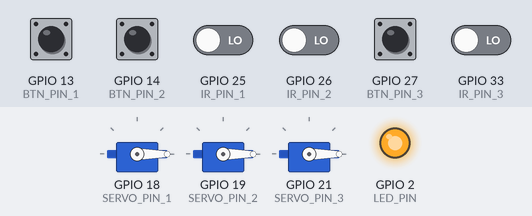
The sketch below on a simulated ESP32. Shown: 3 × servo, output pins drawn as LEDs (lit = HIGH). The inputs (shaded band) are chosen by the test bench; at power-on: GPIO 13 (BTN_PIN_1), GPIO 14 (BTN_PIN_2), GPIO 27 (BTN_PIN_3) HIGH, GPIO 25 (IR_PIN_1), GPIO 26 (IR_PIN_2), GPIO 33 (IR_PIN_3) LOW. WiFi joins after 1.5 s; servers stay silent unless stated; uploads are accepted with an empty reply; what the sketch prints to the serial monitor is not drawn.

Above: at 4.2 s.
4.3 s: GPIO 13 (BTN_PIN_1) pulled LOW for 0.15 s
At 5.3 s:
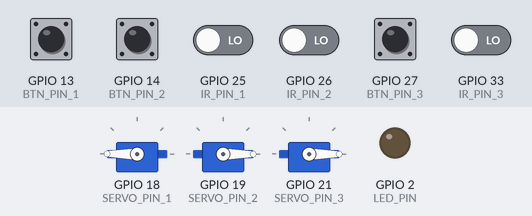
7.2 s: GPIO 14 (BTN_PIN_2) pulled LOW for 0.15 s
At 7.7 s:
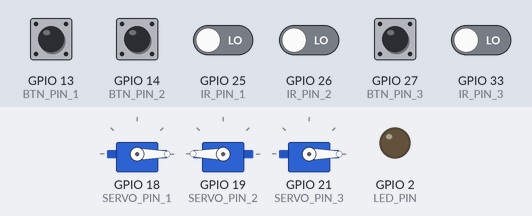
10.1 s: GPIO 27 (BTN_PIN_3) pulled LOW for 0.15 s
At 11.2 s:
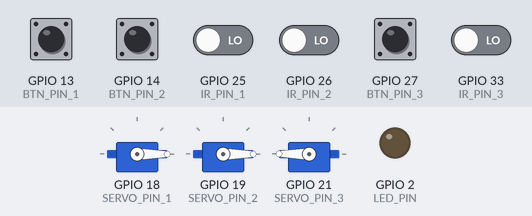
13.0 s: GPIO 27 (BTN_PIN_3) pulled LOW for 1 s
At 14.8 s:
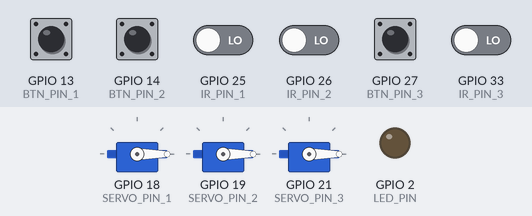
16.4 s: GPIO 13 (BTN_PIN_1) pulled LOW for 1 s
At 19.7 s:
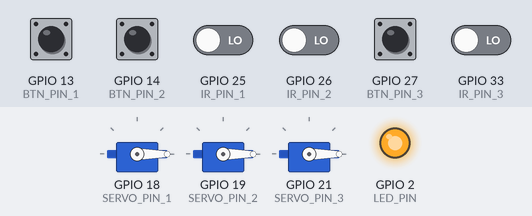
Timing chart, 0 to 20.8 s (numbered marks = the images above; inputs shaded):
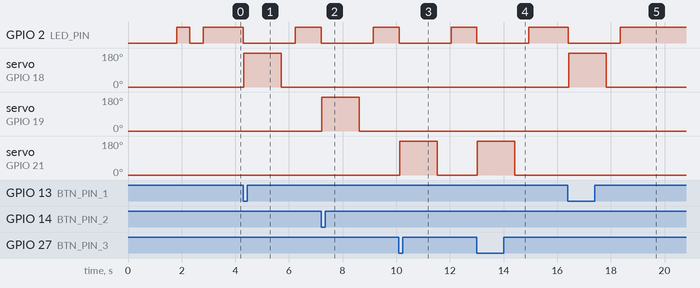

Measured:
- after the input at 4.3 s, GPIO 2 (LED_PIN): HIGH → LOW at once, → HIGH 1.9 s later; servo on GPIO 18 (SERVO_PIN_1): 0° → 180° at once, → 0° 1.4 s later
- after the input at 7.2 s, GPIO 2 (LED_PIN): HIGH → LOW at once, → HIGH 1.9 s later; servo on GPIO 19 (SERVO_PIN_2): 0° → 180° at once, → 0° 1.4 s later
- after the input at 10.1 s, GPIO 2 (LED_PIN): HIGH → LOW at once, → HIGH 1.9 s later; servo on GPIO 21 (SERVO_PIN_3): 0° → 180° at once, → 0° 1.4 s later
- after the input at 13.0 s, GPIO 2 (LED_PIN): HIGH → LOW at once, → HIGH 1.9 s later; servo on GPIO 21 (SERVO_PIN_3): 0° → 180° at once, → 0° 1.4 s later
- after the input at 16.4 s, GPIO 2 (LED_PIN): HIGH → LOW at once, → HIGH 1.9 s later; servo on GPIO 18 (SERVO_PIN_1): 0° → 180° at once, → 0° 1.4 s later

The sketch:

smartvend_esp32.ino
```cpp
/*
  =====================================================================================
  SmartVend AI – AI Powered Smart Vending Machine Firmware
  Target Board: ESP32 NodeMCU 30-Pin CP2102
  Author: SmartVend Engineering Team
  Hardware Components:
    - 3x Push Buttons (Active LOW with internal PULLUP)
    - 3x Servo Motors (SG90 / MG995 180° or 360° continuous rotation)
    - 3x IR Obstacle Avoidance Sensors (Active LOW when beam broken)
    - 1x ESP32 NodeMCU 30-Pin Dev Board
  =====================================================================================
*/

#include <WiFi.h>
#include <HTTPClient.h>
#include <ESP32Servo.h>
#include <ArduinoJson.h> // Requires ArduinoJson v6 or v7

// ================= CONFIGURATION =================
const char* WIFI_SSID     = "YOUR_WIFI_SSID";
const char* WIFI_PASSWORD = "YOUR_WIFI_PASSWORD";

// Backend Server URL (Replace with your computer's local IP where FastAPI is running)
// e.g. "http://192.168.1.100:8000"
const char* SERVER_BASE_URL = "http://192.168.1.100:8000";
const char* MACHINE_ID      = "smartvend_01";

// ================= PIN DEFINITIONS =================
// Push Buttons (Customer slot selection)
const int BTN_PIN_1 = 13;
const int BTN_PIN_2 = 14;
const int BTN_PIN_3 = 27;

// IR Obstacle Detection Sensors (Verify item physically drops)
const int IR_PIN_1  = 25;
const int IR_PIN_2  = 26;
const int IR_PIN_3  = 33;

// Servo Motor PWM Signal Pins
const int SERVO_PIN_1 = 18;
const int SERVO_PIN_2 = 19;
const int SERVO_PIN_3 = 21;

// Status LED (Built-in LED on GPIO 2)
const int LED_PIN = 2;

// ================= SERVO OBJECTS =================
Servo servo1;
Servo servo2;
Servo servo3;

// Timing variables
unsigned long lastHeartbeatTime = 0;
const unsigned long HEARTBEAT_INTERVAL = 30000; // Telemetry ping every 30 seconds
unsigned long lastDebounceTime[3] = {0, 0, 0};
const unsigned long DEBOUNCE_DELAY = 250; // 250ms debounce

bool isDispensing = false;

// ================= SETUP =================
void setup() {
  Serial.begin(115200);
  delay(1000);
  Serial.println("\n==========================================");
  Serial.println("  SmartVend AI - ESP32 Vending Controller ");
  Serial.println("==========================================");

  pinMode(LED_PIN, OUTPUT);
  digitalWrite(LED_PIN, LOW);

  // Configure Button pins with internal Pullup (Pressed = LOW)
  pinMode(BTN_PIN_1, INPUT_PULLUP);
  pinMode(BTN_PIN_2, INPUT_PULLUP);
  pinMode(BTN_PIN_3, INPUT_PULLUP);

  // Configure IR Sensor pins (Active LOW when obstacle detected)
  pinMode(IR_PIN_1, INPUT);
  pinMode(IR_PIN_2, INPUT);
  pinMode(IR_PIN_3, INPUT);

  // Allocate hardware timers and attach servos
  ESP32PWM::allocateTimer(0);
  ESP32PWM::allocateTimer(1);
  ESP32PWM::allocateTimer(2);
  ESP32PWM::allocateTimer(3);

  servo1.setPeriodHertz(50); // Standard 50Hz servo
  servo2.setPeriodHertz(50);
  servo3.setPeriodHertz(50);

  servo1.attach(SERVO_PIN_1, 500, 2400);
  servo2.attach(SERVO_PIN_2, 500, 2400);
  servo3.attach(SERVO_PIN_3, 500, 2400);

  // Center or reset initial servo angles
  resetServos();

  // Connect to Wi-Fi
  connectWiFi();

  // Send initial device registration telemetry
  sendHeartbeat();
}

// ================= MAIN LOOP =================
void loop() {
  // Reconnect WiFi if disconnected
  if (WiFi.status() != WL_CONNECTED) {
    digitalWrite(LED_PIN, LOW);
    connectWiFi();
  }

  // Periodic Telemetry Heartbeat
  if (millis() - lastHeartbeatTime > HEARTBEAT_INTERVAL) {
    sendHeartbeat();
    lastHeartbeatTime = millis();
  }

  // Check buttons only if not currently executing a dispense cycle
  if (!isDispensing) {
    checkButtonAndDispense(1, BTN_PIN_1, 0);
    checkButtonAndDispense(2, BTN_PIN_2, 1);
    checkButtonAndDispense(3, BTN_PIN_3, 2);
  }

  delay(20);
}

// ================= WIFI CONNECTION =================
void connectWiFi() {
  Serial.print("Connecting to WiFi: ");
  Serial.println(WIFI_SSID);

  WiFi.mode(WIFI_STA);
  WiFi.begin(WIFI_SSID, WIFI_PASSWORD);

  int attempts = 0;
  while (WiFi.status() != WL_CONNECTED && attempts < 25) {
    delay(500);
    Serial.print(".");
    digitalWrite(LED_PIN, !digitalRead(LED_PIN)); // Blink while connecting
    attempts++;
  }

  if (WiFi.status() == WL_CONNECTED) {
    digitalWrite(LED_PIN, HIGH); // Solid ON when connected
    Serial.println("\nWiFi Connected successfully!");
    Serial.print("IP Address: ");
    Serial.println(WiFi.localIP());
    Serial.print("RSSI Signal: ");
    Serial.print(WiFi.RSSI());
    Serial.println(" dBm");
  } else {
    Serial.println("\nWiFi connection failed! Will retry in background.");
  }
}

// ================= BUTTON SCANNING & DISPENSE ROUTINE =================
void checkButtonAndDispense(int slotId, int btnPin, int debounceIdx) {
  int reading = digitalRead(btnPin);

  // Button pressed is LOW (active LOW with pullup)
  if (reading == LOW && (millis() - lastDebounceTime[debounceIdx] > DEBOUNCE_DELAY)) {
    lastDebounceTime[debounceIdx] = millis();
    Serial.print("\n>>> Button Pressed for Slot ");
    Serial.println(slotId);

    executeDispenseSequence(slotId);
  }
}

// ================= DISPENSE & IR VERIFICATION SEQUENCE =================
void executeDispenseSequence(int slotId) {
  isDispensing = true;
  digitalWrite(LED_PIN, LOW);

  Serial.println("==========================================");
  Serial.printf("STARTING DISPENSE SEQUENCE - SLOT %d\n", slotId);
  Serial.println("==========================================");

  // 1. Determine Servo and IR pins
  Servo* targetServo = nullptr;
  int irPin = -1;
  const char* prodId = "";

  if (slotId == 1) {
    targetServo = &servo1;
    irPin = IR_PIN_1;
    prodId = "prod_choc";
  } else if (slotId == 2) {
    targetServo = &servo2;
    irPin = IR_PIN_2;
    prodId = "prod_bisc";
  } else if (slotId == 3) {
    targetServo = &servo3;
    irPin = IR_PIN_3;
    prodId = "prod_chip";
  }

  if (targetServo == nullptr) {
    isDispensing = false;
    return;
  }

  // 2. Activate Servo Motor (Rotates helix coil or pushes cardboard flap)
  Serial.printf("[SERVO %d] Activating motor to dispense item...\n", slotId);

  // Rotate forward
  targetServo->write(180);
  delay(1400); // Dispense travel time

  // Return to idle position
  targetServo->write(0);
  delay(300);

  // 3. Verify Item Fall via IR Obstacle Sensor
  // Standard IR Obstacle modules output LOW when infrared light reflects from falling object
  Serial.printf("[IR %d] Monitoring drop chute for verification...\n", slotId);
  bool itemDetected = false;
  unsigned long waitStart = millis();
  const unsigned long IR_TIMEOUT = 3000; // 3 second detection window

  while (millis() - waitStart < IR_TIMEOUT) {
    if (digitalRead(irPin) == LOW) { // Object intercepted the beam
      itemDetected = true;
      Serial.printf("[SUCCESS] IR Sensor %d detected item drop!\n", slotId);
      break;
    }
    delay(20);
  }

  // 4. Send Event to Backend API
  String eventId = "esp_" + String(MACHINE_ID) + "_" + String(millis()) + "_s" + String(slotId);

  if (itemDetected) {
    Serial.println("[STATUS] Dispense successfully CONFIRMED by IR beam.");
    postSaleToBackend(eventId, slotId, prodId, true);
  } else {
    Serial.println("[WARNING] Item NOT detected by IR sensor! Motor jam or empty slot.");
    postSaleToBackend(eventId, slotId, prodId, false);
  }

  digitalWrite(LED_PIN, HIGH);
  isDispensing = false;
  Serial.println("==========================================\n");
}

// ================= RESET SERVOS =================
void resetServos() {
  servo1.write(0);
  servo2.write(0);
  servo3.write(0);
  delay(300);
}

// ================= HTTP POST SALE TO BACKEND =================
void postSaleToBackend(String eventId, int slotId, const char* productId, bool confirmed) {
  if (WiFi.status() != WL_CONNECTED) {
    Serial.println("[HTTP ERROR] WiFi not connected. Cannot send sale log.");
    return;
  }

  HTTPClient http;
  String url = String(SERVER_BASE_URL) + "/api/sales";
  http.begin(url);
  http.addHeader("Content-Type", "application/json");

  // Create JSON payload
  // {"event_id": "...", "machine_id": "...", "slot_id": 1, "product_id": "...", "quantity": 1, "dispense_confirmed": true}
  String payload = "{";
  payload += "\"event_id\":\"" + eventId + "\",";
  payload += "\"machine_id\":\"" + String(MACHINE_ID) + "\",";
  payload += "\"slot_id\":" + String(slotId) + ",";
  payload += "\"product_id\":\"" + String(productId) + "\",";
  payload += "\"quantity\":1,";
  payload += "\"dispense_confirmed\":" + String(confirmed ? "true" : "false");
  payload += "}";

  Serial.print("[HTTP POST] Sending to ");
  Serial.println(url);
  Serial.print("[PAYLOAD] ");
  Serial.println(payload);

  int httpCode = http.POST(payload);

  if (httpCode > 0) {
    String response = http.getString();
    Serial.printf("[HTTP RESPONSE %d]: %s\n", httpCode, response.c_str());
  } else {
    Serial.printf("[HTTP ERROR] Failed with error: %s\n", http.errorToString(httpCode).c_str());
  }

  http.end();
}

// ================= HTTP HEARTBEAT / TELEMETRY =================
void sendHeartbeat() {
  if (WiFi.status() != WL_CONNECTED) return;

  HTTPClient http;
  String url = String(SERVER_BASE_URL) + "/api/status";
  http.begin(url);
  http.addHeader("Content-Type", "application/json");

  String payload = "{";
  payload += "\"machine_id\":\"" + String(MACHINE_ID) + "\",";
  payload += "\"online_status\":true,";
  payload += "\"wifi_ssid\":\"" + String(WiFi.SSID()) + "\",";
  payload += "\"ip_address\":\"" + WiFi.localIP().toString() + "\",";
  payload += "\"rssi\":" + String(WiFi.RSSI()) + ",";
  payload += "\"servo_status\":\"READY\",";
  payload += "\"ir_status\":\"CALIBRATED\",";
  payload += "\"demo_mode\":false";
  payload += "}";

  int httpCode = http.POST(payload);
  if (httpCode > 0) {
    Serial.printf("[HEARTBEAT] Ping sent. Code: %d\n", httpCode);
  }
  http.end();
}
```
